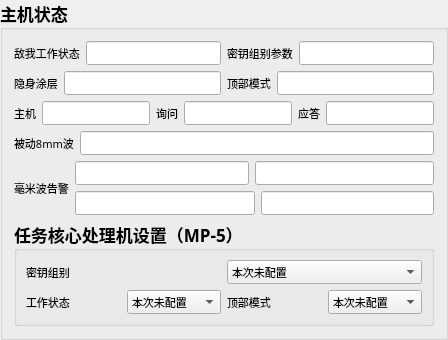
         <widget class="QGroupBox" name="groupBox_30">
          <property name="enabled">
           <bool>true</bool>
          </property>
          <property name="sizePolicy">
           <sizepolicy hsizetype="Preferred" vsizetype="Preferred">
            <horstretch>0</horstretch>
            <verstretch>0</verstretch>
           </sizepolicy>
          </property>
          <property name="minimumSize">
           <size>
            <width>0</width>
            <height>0</height>
           </size>
          </property>
          <property name="maximumSize">
           <size>
            <width>16777215</width>
            <height>16777215</height>
           </size>
          </property>
          <property name="font">
           <font>
            <family>微软雅黑</family>
            <pointsize>13</pointsize>
            <weight>75</weight>
            <bold>true</bold>
           </font>
          </property>
          <property name="mouseTracking">
           <bool>false</bool>
          </property>
          <property name="title">
           <string>主机状态</string>
          </property>
          <property name="flat">
           <bool>false</bool>
          </property>
          <property name="checkable">
           <bool>false</bool>
          </property>
          <layout class="QGridLayout" name="gridLayout_12">
           <item row="1" column="0">
            <layout class="QGridLayout" name="gridLayout_30">
             <item row="0" column="0">
              <layout class="QGridLayout" name="gridLayout_6">
               <item row="0" column="3" colspan="2">
                <widget class="QLabel" name="label_128">
                 <property name="minimumSize">
                  <size>
                   <width>0</width>
                   <height>0</height>
                  </size>
                 </property>
                 <property name="font">
                  <font>
                   <family>微软雅黑</family>
                   <pointsize>8</pointsize>
                   <weight>50</weight>
                   <bold>false</bold>
                  </font>
                 </property>
                 <property name="text">
                  <string>密钥组别参数</string>
                 </property>
                </widget>
               </item>
               <item row="1" column="0">
                <widget class="QLabel" name="label_132">
                 <property name="minimumSize">
                  <size>
                   <width>0</width>
                   <height>0</height>
                  </size>
                 </property>
                 <property name="font">
                  <font>
                   <family>微软雅黑</family>
                   <pointsize>8</pointsize>
                   <weight>50</weight>
                   <bold>false</bold>
                  </font>
                 </property>
                 <property name="text">
                  <string>隐身涂层</string>
                 </property>
                </widget>
               </item>
               <item row="0" column="2">
                <widget class="QLineEdit" name="lineEdit_ReadTheWorkingStatusOfFriendlyAndEnemyForces">
                 <property name="font">
                  <font>
                   <family>微软雅黑</family>
                   <pointsize>8</pointsize>
                   <weight>50</weight>
                   <bold>false</bold>
                  </font>
                 </property>
                </widget>
               </item>
               <item row="1" column="4" colspan="2">
                <widget class="QLineEdit" name="lineEdit_ReadTopMode">
                 <property name="font">
                  <font>
                   <family>微软雅黑</family>
                   <pointsize>8</pointsize>
                   <weight>50</weight>
                   <bold>false</bold>
                  </font>
                 </property>
                </widget>
               </item>
               <item row="0" column="0" colspan="2">
                <widget class="QLabel" name="label_129">
                 <property name="minimumSize">
                  <size>
                   <width>0</width>
                   <height>0</height>
                  </size>
                 </property>
                 <property name="font">
                  <font>
                   <family>微软雅黑</family>
                   <pointsize>8</pointsize>
                   <weight>50</weight>
                   <bold>false</bold>
                  </font>
                 </property>
                 <property name="text">
                  <string>敌我工作状态</string>
                 </property>
                </widget>
               </item>
               <item row="1" column="3">
                <widget class="QLabel" name="label_130">
                 <property name="minimumSize">
                  <size>
                   <width>0</width>
                   <height>0</height>
                  </size>
                 </property>
                 <property name="font">
                  <font>
                   <family>微软雅黑</family>
                   <pointsize>8</pointsize>
                   <weight>50</weight>
                   <bold>false</bold>
                  </font>
                 </property>
                 <property name="text">
                  <string>顶部模式</string>
                 </property>
                </widget>
               </item>
               <item row="1" column="1" colspan="2">
                <widget class="QLineEdit" name="lineEdit_ReadStealthCoating">
                 <property name="font">
                  <font>
                   <family>微软雅黑</family>
                   <pointsize>8</pointsize>
                   <weight>50</weight>
                   <bold>false</bold>
                  </font>
                 </property>
                </widget>
               </item>
               <item row="0" column="5">
                <widget class="QLineEdit" name="lineEdit_ReadKeyGroupParameters">
                 <property name="font">
                  <font>
                   <family>微软雅黑</family>
                   <pointsize>8</pointsize>
                   <weight>50</weight>
                   <bold>false</bold>
                  </font>
                 </property>
                </widget>
               </item>
              </layout>
             </item>
             <item row="1" column="0">
              <layout class="QHBoxLayout" name="horizontalLayout_7">
               <item>
                <widget class="QLabel" name="label_84">
                 <property name="minimumSize">
                  <size>
                   <width>0</width>
                   <height>0</height>
                  </size>
                 </property>
                 <property name="font">
                  <font>
                   <family>微软雅黑</family>
                   <pointsize>8</pointsize>
                   <weight>50</weight>
                   <bold>false</bold>
                  </font>
                 </property>
                 <property name="text">
                  <string>主机</string>
                 </property>
                 <property name="alignment">
                  <set>Qt::AlignCenter</set>
                 </property>
                </widget>
               </item>
               <item>
                <widget class="QLineEdit" name="lineEdit_dwsbHost">
                 <property name="maximumSize">
                  <size>
                   <width>16777215</width>
                   <height>16777215</height>
                  </size>
                 </property>
                 <property name="font">
                  <font>
                   <family>微软雅黑</family>
                   <pointsize>8</pointsize>
                   <weight>50</weight>
                   <bold>false</bold>
                  </font>
                 </property>
                </widget>
               </item>
               <item>
                <widget class="QLabel" name="label_85">
                 <property name="minimumSize">
                  <size>
                   <width>0</width>
                   <height>0</height>
                  </size>
                 </property>
                 <property name="font">
                  <font>
                   <family>微软雅黑</family>
                   <pointsize>8</pointsize>
                   <weight>50</weight>
                   <bold>false</bold>
                  </font>
                 </property>
                 <property name="text">
                  <string>询问</string>
                 </property>
                 <property name="alignment">
                  <set>Qt::AlignCenter</set>
                 </property>
                </widget>
               </item>
               <item>
                <widget class="QLineEdit" name="lineEdit_dwsbInquiry">
                 <property name="maximumSize">
                  <size>
                   <width>16777215</width>
                   <height>16777215</height>
                  </size>
                 </property>
                 <property name="font">
                  <font>
                   <family>微软雅黑</family>
                   <pointsize>8</pointsize>
                   <weight>50</weight>
                   <bold>false</bold>
                  </font>
                 </property>
                </widget>
               </item>
               <item>
                <widget class="QLabel" name="label_86">
                 <property name="minimumSize">
                  <size>
                   <width>0</width>
                   <height>0</height>
                  </size>
                 </property>
                 <property name="font">
                  <font>
                   <family>微软雅黑</family>
                   <pointsize>8</pointsize>
                   <weight>50</weight>
                   <bold>false</bold>
                  </font>
                 </property>
                 <property name="text">
                  <string>应答</string>
                 </property>
                 <property name="alignment">
                  <set>Qt::AlignCenter</set>
                 </property>
                </widget>
               </item>
               <item>
                <widget class="QLineEdit" name="lineEdit_dwsbAnswer">
                 <property name="maximumSize">
                  <size>
                   <width>16777215</width>
                   <height>16777215</height>
                  </size>
                 </property>
                 <property name="font">
                  <font>
                   <family>微软雅黑</family>
                   <pointsize>8</pointsize>
                   <weight>50</weight>
                   <bold>false</bold>
                  </font>
                 </property>
                </widget>
               </item>
              </layout>
             </item>
             <item row="2" column="0">
              <layout class="QHBoxLayout" name="horizontalLayout_8">
               <item>
                <widget class="QLabel" name="label_87">
                 <property name="minimumSize">
                  <size>
                   <width>0</width>
                   <height>0</height>
                  </size>
                 </property>
                 <property name="font">
                  <font>
                   <family>微软雅黑</family>
                   <pointsize>8</pointsize>
                   <weight>50</weight>
                   <bold>false</bold>
                  </font>
                 </property>
                 <property name="text">
                  <string>被动8mm波</string>
                 </property>
                </widget>
               </item>
               <item>
                <widget class="QLineEdit" name="lineEdit_70">
                 <property name="maximumSize">
                  <size>
                   <width>16777215</width>
                   <height>16777215</height>
                  </size>
                 </property>
                 <property name="font">
                  <font>
                   <family>微软雅黑</family>
                   <pointsize>8</pointsize>
                   <weight>50</weight>
                   <bold>false</bold>
                  </font>
                 </property>
                </widget>
               </item>
              </layout>
             </item>
             <item row="3" column="0">
              <layout class="QHBoxLayout" name="horizontalLayout_12">
               <item>
                <widget class="QLabel" name="label_89">
                 <property name="minimumSize">
                  <size>
                   <width>0</width>
                   <height>0</height>
                  </size>
                 </property>
                 <property name="font">
                  <font>
                   <family>微软雅黑</family>
                   <pointsize>8</pointsize>
                   <weight>50</weight>
                   <bold>false</bold>
                  </font>
                 </property>
                 <property name="text">
                  <string>毫米波告警</string>
                 </property>
                </widget>
               </item>
               <item>
                <layout class="QGridLayout" name="gridLayout_7">
                 <item row="0" column="0">
                  <widget class="QLineEdit" name="lineEdit_hmbLeftFront">
                   <property name="maximumSize">
                    <size>
                     <width>16777215</width>
                     <height>16777215</height>
                    </size>
                   </property>
                   <property name="font">
                    <font>
                     <family>微软雅黑</family>
                     <pointsize>8</pointsize>
                     <weight>50</weight>
                     <bold>false</bold>
                    </font>
                   </property>
                  </widget>
                 </item>
                 <item row="0" column="1" colspan="2">
                  <widget class="QLineEdit" name="lineEdit_hmbRightFront">
                   <property name="maximumSize">
                    <size>
                     <width>16777215</width>
                     <height>16777215</height>
                    </size>
                   </property>
                   <property name="font">
                    <font>
                     <family>微软雅黑</family>
                     <pointsize>8</pointsize>
                     <weight>50</weight>
                     <bold>false</bold>
                    </font>
                   </property>
                  </widget>
                 </item>
                 <item row="1" column="0" colspan="2">
                  <widget class="QLineEdit" name="lineEdit_hmbLeftRear">
                   <property name="maximumSize">
                    <size>
                     <width>16777215</width>
                     <height>16777215</height>
                    </size>
                   </property>
                   <property name="font">
                    <font>
                     <family>微软雅黑</family>
                     <pointsize>8</pointsize>
                     <weight>50</weight>
                     <bold>false</bold>
                    </font>
                   </property>
                  </widget>
                 </item>
                 <item row="1" column="2">
                  <widget class="QLineEdit" name="lineEdit_hmbRightRear">
                   <property name="maximumSize">
                    <size>
                     <width>16777215</width>
                     <height>16777215</height>
                    </size>
                   </property>
                   <property name="font">
                    <font>
                     <family>微软雅黑</family>
                     <pointsize>8</pointsize>
                     <weight>50</weight>
                     <bold>false</bold>
                    </font>
                   </property>
                  </widget>
                 </item>
                </layout>
               </item>
              </layout>
             </item>
            </layout>
           </item>
           <item row="2" column="0">
            <widget class="QGroupBox" name="groupBox_27">
             <property name="enabled">
              <bool>true</bool>
             </property>
             <property name="sizePolicy">
              <sizepolicy hsizetype="Expanding" vsizetype="Expanding">
               <horstretch>0</horstretch>
               <verstretch>0</verstretch>
              </sizepolicy>
             </property>
             <property name="minimumSize">
              <size>
               <width>0</width>
               <height>0</height>
              </size>
             </property>
             <property name="maximumSize">
              <size>
               <width>16777215</width>
               <height>16777215</height>
              </size>
             </property>
             <property name="font">
              <font>
               <family>微软雅黑</family>
               <pointsize>13</pointsize>
               <weight>75</weight>
               <bold>true</bold>
              </font>
             </property>
             <property name="mouseTracking">
              <bool>false</bool>
             </property>
             <property name="title">
              <string>任务核心处理机设置（MP-5）</string>
             </property>
             <property name="flat">
              <bool>false</bool>
             </property>
             <property name="checkable">
              <bool>false</bool>
             </property>
             <layout class="QGridLayout" name="gridLayout_23">
              <item row="1" column="0">
               <layout class="QHBoxLayout" name="horizontalLayout_132">
                <item>
                 <widget class="QLabel" name="label_116">
                  <property name="minimumSize">
                   <size>
                    <width>0</width>
                    <height>0</height>
                   </size>
                  </property>
                  <property name="font">
                   <font>
                    <family>微软雅黑</family>
                    <pointsize>8</pointsize>
                    <weight>50</weight>
                    <bold>false</bold>
                   </font>
                  </property>
                  <property name="text">
                   <string>工作状态</string>
                  </property>
                 </widget>
                </item>
                <item>
                 <widget class="QComboBox" name="comboBox_setWorkingCondition">
                  <property name="minimumSize">
                   <size>
                    <width>0</width>
                    <height>0</height>
                   </size>
                  </property>
                  <property name="maximumSize">
                   <size>
                    <width>16777215</width>
                    <height>16777215</height>
                   </size>
                  </property>
                  <property name="font">
                   <font>
                    <family>微软雅黑</family>
                    <pointsize>8</pointsize>
                    <weight>50</weight>
                    <bold>false</bold>
                   </font>
                  </property>
                  <item>
                   <property name="text">
                    <string>本次未配置</string>
                   </property>
                  </item>
                  <item>
                   <property name="text">
                    <string>正常</string>
                   </property>
                  </item>
                  <item>
                   <property name="text">
                    <string>特殊</string>
                   </property>
                  </item>
                  <item>
                   <property name="text">
                    <string>检测</string>
                   </property>
                  </item>
                 </widget>
                </item>
               </layout>
              </item>
              <item row="1" column="1">
               <layout class="QHBoxLayout" name="horizontalLayout_135">
                <item>
                 <widget class="QLabel" name="label_119">
                  <property name="minimumSize">
                   <size>
                    <width>0</width>
                    <height>0</height>
                   </size>
                  </property>
                  <property name="font">
                   <font>
                    <family>微软雅黑</family>
                    <pointsize>8</pointsize>
                    <weight>50</weight>
                    <bold>false</bold>
                   </font>
                  </property>
                  <property name="text">
                   <string>顶部模式</string>
                  </property>
                 </widget>
                </item>
                <item>
                 <widget class="QComboBox" name="comboBox_setTopMode">
                  <property name="minimumSize">
                   <size>
                    <width>0</width>
                    <height>0</height>
                   </size>
                  </property>
                  <property name="maximumSize">
                   <size>
                    <width>16777215</width>
                    <height>16777215</height>
                   </size>
                  </property>
                  <property name="font">
                   <font>
                    <family>微软雅黑</family>
                    <pointsize>8</pointsize>
                    <weight>50</weight>
                    <bold>false</bold>
                   </font>
                  </property>
                  <item>
                   <property name="text">
                    <string>本次未配置</string>
                   </property>
                  </item>
                  <item>
                   <property name="text">
                    <string>草地模式</string>
                   </property>
                  </item>
                  <item>
                   <property name="text">
                    <string>沙石模式</string>
                   </property>
                  </item>
                  <item>
                   <property name="text">
                    <string>冰雪模式</string>
                   </property>
                  </item>
                  <item>
                   <property name="text">
                    <string>常规模式</string>
                   </property>
                  </item>
                 </widget>
                </item>
               </layout>
              </item>
              <item row="0" column="0" colspan="2">
               <layout class="QHBoxLayout" name="horizontalLayout_138">
                <item>
                 <widget class="QLabel" name="label_122">
                  <property name="minimumSize">
                   <size>
                    <width>0</width>
                    <height>0</height>
                   </size>
                  </property>
                  <property name="font">
                   <font>
                    <family>微软雅黑</family>
                    <pointsize>8</pointsize>
                    <weight>50</weight>
                    <bold>false</bold>
                   </font>
                  </property>
                  <property name="text">
                   <string>密钥组别</string>
                  </property>
                 </widget>
                </item>
                <item>
                 <widget class="QComboBox" name="comboBox_KeyGroup">
                  <property name="minimumSize">
                   <size>
                    <width>10</width>
                    <height>0</height>
                   </size>
                  </property>
                  <property name="maximumSize">
                   <size>
                    <width>16777215</width>
                    <height>16777215</height>
                   </size>
                  </property>
                  <property name="font">
                   <font>
                    <family>微软雅黑</family>
                    <pointsize>8</pointsize>
                    <weight>50</weight>
                    <bold>false</bold>
                   </font>
                  </property>
                  <item>
                   <property name="text">
                    <string>本次未配置</string>
                   </property>
                  </item>
                  <item>
                   <property name="text">
                    <string>1</string>
                   </property>
                  </item>
                  <item>
                   <property name="text">
                    <string>2</string>
                   </property>
                  </item>
                  <item>
                   <property name="text">
                    <string>3</string>
                   </property>
                  </item>
                  <item>
                   <property name="text">
                    <string>4</string>
                   </property>
                  </item>
                  <item>
                   <property name="text">
                    <string>密钥状态无效</string>
                   </property>
                  </item>
                 </widget>
                </item>
               </layout>
              </item>
             </layout>
            </widget>
           </item>
          </layout>
         </widget>
